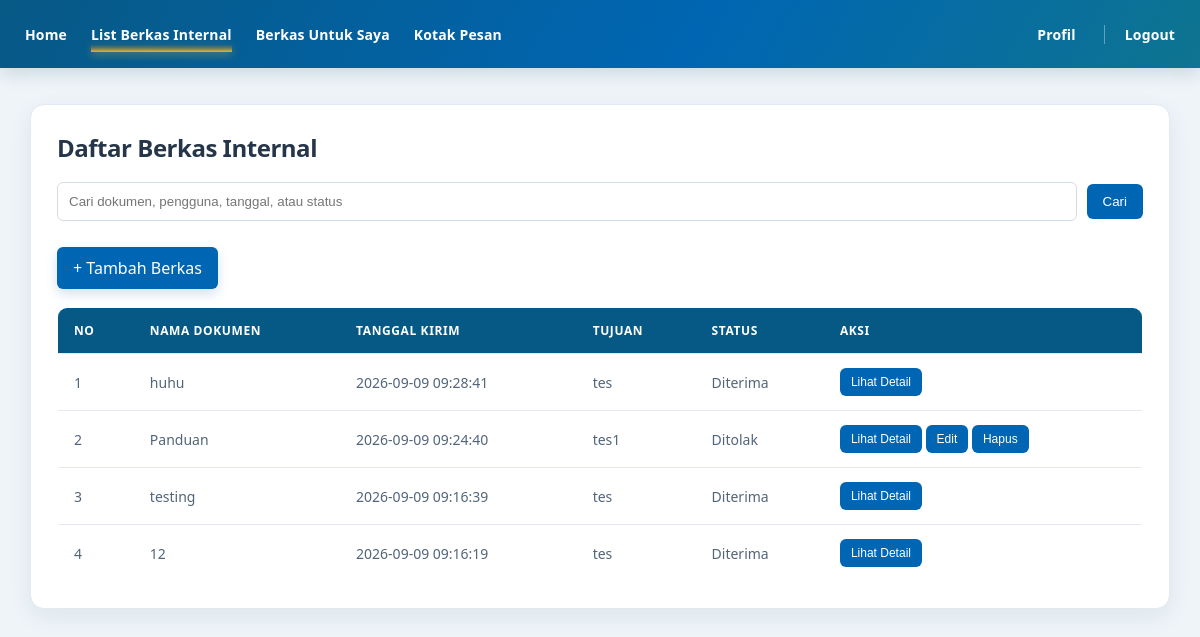
/index.php?aksi=berkas (signed in), run on the app's committed database.
### tables this page shows
CREATE TABLE `berkas` (
  `id_berkas` int NOT NULL,
  `n_dokumen` varchar(255) NOT NULL,
  `tgl_kirim` datetime NOT NULL DEFAULT CURRENT_TIMESTAMP,
  `id_pengirim` int DEFAULT NULL,
  `id_tujuan` int DEFAULT NULL,
  `tujuan_semua` tinyint(1) NOT NULL DEFAULT '0',
  `tgl_terima` datetime DEFAULT NULL,
  `tujuan` varchar(20) DEFAULT NULL,
  `keterangan` text,
  `file_berkas` text,
  `status` enum('Dikirim','Diterima','Ditolak') NOT NULL DEFAULT 'Dikirim'
);

CREATE TABLE `user` (
  `id_user` int NOT NULL,
  `nama` varchar(50) NOT NULL,
  `username` varchar(50) NOT NULL,
  `password` varchar(255) NOT NULL,
  `bagian` varchar(50) NOT NULL,
  `role` enum('admin','pegawai') NOT NULL,
  `hobi` varchar(100) DEFAULT NULL,
  `makanan_favorit` varchar(100) DEFAULT NULL,
  `hewan_favorit` varchar(100) DEFAULT NULL
);

### controller/BerkasController.php (called while the page is built, shortened)
<?php
require_once "model/Berkas.php";
class BerkasController {
    public function index() {
        $model = new Berkas();
        $pencarian = trim($_GET['q'] ?? '');
        $data = $model->tampilData($_SESSION['id_user'], $pencarian);
        $user = $model->tampilUser();
        require_once "views/list_berkas.php";
    }
}
?>

### model/Berkas.php (called while the page is built, shortened)
<?php
require_once "config/Koneksi.php";
class Berkas {
    private $conn;
    public function __construct() {
        $db = new Koneksi();
        $this->conn = $db->getKoneksi();
        $this->pastikanStrukturBerkas();
    }
    private function pastikanStrukturBerkas() {
        $this->conn->query("ALTER TABLE `berkas`
            MODIFY `status` ENUM('Dikirim', 'Diterima', 'Ditolak')
                NOT NULL DEFAULT 'Dikirim'");
        $this->conn->query("ALTER TABLE `berkas`
            MODIFY `file_berkas` TEXT DEFAULT NULL");
        $this->conn->query("UPDATE `berkas` b
            LEFT JOIN `user` u ON b.id_tujuan = u.id_user
            SET b.id_tujuan = NULL
            WHERE b.id_tujuan IS NOT NULL AND u.id_user IS NULL");
        $this->ubahAksiHapusPengirim();
        $this->tambahForeignKeyJikaBelumAda(
            'berkas_pengirim_fk',
            'id_pengirim',
            'user',
            'id_user'
        );
        $this->tambahForeignKeyJikaBelumAda(
            'berkas_tujuan_fk',
            'id_tujuan',
            'user',
            'id_user'
        );
    }
    private function tambahForeignKeyJikaBelumAda($nama, $kolom, $tabelReferensi, $kolomReferensi) {
        $stmt = $this->conn->prepare("SELECT CONSTRAINT_NAME
            FROM information_schema.KEY_COLUMN_USAGE
            WHERE TABLE_SCHEMA = DATABASE()
            AND TABLE_NAME = 'berkas'
            AND COLUMN_NAME = ?
            AND REFERENCED_TABLE_NAME IS NOT NULL
            LIMIT 1");
        $stmt->bind_param("s", $kolom);
        $stmt->execute();
        if ($stmt->get_result()->num_rows === 0) {
            $this->conn->query("ALTER TABLE `berkas`
                ADD CONSTRAINT `$nama`
                FOREIGN KEY (`$kolom`) REFERENCES `$tabelReferensi` (`$kolomReferensi`)
                ON DELETE SET NULL ON UPDATE CASCADE");
        }
    }
    private function ubahAksiHapusPengirim() {
        $stmt = $this->conn->prepare("SELECT CONSTRAINT_NAME
            FROM information_schema.KEY_COLUMN_USAGE
            WHERE TABLE_SCHEMA = DATABASE()
            AND TABLE_NAME = 'berkas'
            AND COLUMN_NAME = 'id_pengirim'
            AND REFERENCED_TABLE_NAME = 'user'
            LIMIT 1");
        $stmt->execute();
        $fk = $stmt->get_result()->fetch_assoc();
        $namaFk = str_replace('`', '', $fk['CONSTRAINT_NAME']);
        $aturan = $this->conn->prepare("SELECT DELETE_RULE
            FROM information_schema.REFERENTIAL_CONSTRAINTS
            WHERE CONSTRAINT_SCHEMA = DATABASE() AND CONSTRAINT_NAME = ?");
        $aturan->bind_param("s", $namaFk);
        $aturan->execute();
        $dataAturan = $aturan->get_result()->fetch_assoc();
        $this->conn->query("ALTER TABLE `berkas` DROP FOREIGN KEY `$namaFk`");
        $this->conn->query("ALTER TABLE `berkas`
            ADD CONSTRAINT `berkas_pengirim_fk`
            FOREIGN KEY (`id_pengirim`) REFERENCES `user` (`id_user`)
            ON DELETE RESTRICT ON UPDATE CASCADE");
    }
    private function buatTabelKomentar() {
        $this->conn->query("CREATE TABLE IF NOT EXISTS komentar_berkas (
            id_komentar INT NOT NULL AUTO_INCREMENT,
            id_berkas INT NOT NULL,
            id_user INT NOT NULL,
            komentar TEXT NOT NULL,
            dibuat_pada TIMESTAMP NOT NULL DEFAULT CURRENT_TIMESTAMP,
            PRIMARY KEY (id_komentar),
            INDEX (id_berkas),
            INDEX (id_user)
        ) ENGINE=InnoDB DEFAULT CHARSET=utf8mb4");
    }
    private function buatTabelPesan() {
        $this->conn->query("CREATE TABLE IF NOT EXISTS pesan_berkas (
            id_pesan INT NOT NULL AUTO_INCREMENT,
            id_berkas INT NOT NULL,
            id_pengirim INT NOT NULL,
            id_penerima INT NOT NULL,
            jenis VARCHAR(30) NOT NULL,
            pesan TEXT NOT NULL,
            sudah_dibaca TINYINT(1) NOT NULL DEFAULT 0,
            dibuat_pada TIMESTAMP NOT NULL DEFAULT CURRENT_TIMESTAMP,
            PRIMARY KEY (id_pesan),
            INDEX (id_penerima),
            INDEX (id_berkas)
        ) ENGINE=InnoDB DEFAULT CHARSET=utf8mb4");
    }
    public function tampilData($id_user, $pencarian = '') {
        $sql = "SELECT berkas.*,
                pengirim.nama AS nama_pengirim,
                penerima.nama AS nama_penerima
                FROM berkas
                JOIN `user` pengirim
                ON berkas.id_pengirim = pengirim.id_user
                LEFT JOIN `user` penerima
                ON berkas.id_tujuan = penerima.id_user
                WHERE (berkas.id_tujuan = ?
                OR berkas.id_pengirim = ?)";
        $sql .= "
                ORDER BY berkas.id_berkas DESC";
        $stmt = $this->conn->prepare($sql);
        if ($pencarian !== '') {
            $kataKunci = "%" . $pencarian . "%";
            $stmt->bind_param(
                "iisssss",
                $id_user,
                $id_user,
                $kataKunci,
                $kataKunci,
                $kataKunci,
                $kataKunci,
                $kataKunci
            );
        } else {
            $stmt->bind_param("ii", $id_user, $id_user);
        }
        $stmt->execute();
        $hasil = $stmt->get_result();
        $data = [];
        while ($row = $hasil->fetch_assoc()) {
            $data[] = $row;
        }
        return $data;
    }
    public function tampilUser() {
        $sql = "SELECT * FROM `user`
                ORDER BY nama ASC";
        $hasil = $this->conn->query($sql);
        $data = [];
        while ($row = $hasil->fetch_assoc()) {
            $data[] = $row;
        }
        return $data;
    }
}
?>

### config/Koneksi.php (called while the page is built, shortened)
<?php
class Koneksi {
    public function getKoneksi() {
        $koneksi = new mysqli("localhost", "root", "", "e-berkas");
        $koneksi->query("SET time_zone = '+07:00'");
        return $koneksi;
    }
}
?>

### views/list_berkas.php (the view, shortened to what this page needs)
<!DOCTYPE html>
<html>
<head>
    <link rel="stylesheet" href="views/css/style.css?v=3">
</head>
<body>
    <div class="navbar">
        <a href="index.php?aksi=home">Home</a>
        <a class="active" aria-current="page" href="index.php?aksi=berkas">List Berkas Internal</a>
        <a href="index.php?aksi=penerima">Berkas Untuk Saya</a>
        <a href="index.php?aksi=kotakPesan">Kotak Pesan</a>
        <span>
            <a href="index.php?aksi=profile">Profil</a>
            <a href="index.php?aksi=logout">Logout</a>
        </span>
    </div>
    <div class="container">
        <div class="box">
            <h2>Daftar Berkas Internal</h2>
            <form class="search-form" action="index.php" method="GET">
                <input type="search" name="q" value="<?php echo htmlspecialchars($pencarian); ?>"
                    placeholder="Cari dokumen, pengguna, tanggal, atau status">
                <button type="submit">Cari</button>
            </form>
            <a class="btn" href="index.php?aksi=tambah">+ Tambah Berkas</a>
            <table>
                <tr>
                    <th>No</th>
                    <th>Nama Dokumen</th>
                    <th>Tanggal Kirim</th>
                    <th>Tujuan</th>
                    <th>Status</th>
                    <th>Aksi</th>
                </tr>
                <?php $no = 1; ?>
                <?php foreach ($data as $row) { ?>
                    <tr class="recipient-row">
                        <td><?php echo $no++; ?></td>
                        <td><?php echo htmlspecialchars($row['n_dokumen']); ?></td>
                        <td><?php echo htmlspecialchars($row['tgl_kirim']); ?></td>
                        <td>
                            <?php echo htmlspecialchars($row['nama_penerima'] ?? '-'); ?>
                        </td>
                        <td>
                            <?php if ($row['status'] === 'Ditolak') { ?>
                                Ditolak
                            <?php } elseif ($row['belum_dapat_diterima']) { ?>
                                Belum dapat diterima
                            <?php } elseif ($row['tgl_terima'] === null) { ?>
                                Belum diterima
                            <?php } else { ?>
                                Diterima
                            <?php } ?>
                        </td>
                        <td>
                            <button type="button" class="detail-toggle"
                                aria-expanded="false"
                                onclick="toggleDetail(<?php echo $row['id_berkas']; ?>, this)">
                                Lihat Detail
                            </button>
                            <?php if ($row['id_pengirim'] == $_SESSION['id_user']) { ?>
                                <button type="button" class="detail-toggle"
                                    onclick="location.href='index.php?aksi=edit&id=<?= $row['id_berkas']; ?>'">
                                    Edit
                                </button>
                                <button type="button" class="detail-toggle"
                                    onclick="if(confirm('Yakin ingin menghapus berkas ini?')) location.href='index.php?aksi=hapus&id=<?= $row['id_berkas']; ?>'">
                                    Hapus
                                </button>
                            <?php } ?>
                        </td>
                    </tr>
                <?php } ?>
            </table>
        </div>
    </div>
</body>
</html>

### views/css/style.css (style rules this page uses)
* { box-sizing: border-box; }
body { margin: 0; font-family: "Segoe UI", Arial, sans-serif; background: #eef4f8; color: #26364a; animation: muncul 0.5s ease; }
.navbar { display: flex; align-items: center; min-height: 68px; background: linear-gradient(120deg, #075985, #0066b3 58%, #0e7490); padding: 16px max(25px, calc((100% - 1200px) / 2)); color: white; box-shadow: 0 4px 18px rgba(8, 73, 107, 0.18); }
.navbar a { display: inline-block; color: white; text-decoration: none; margin-right: 24px; font-size: 14px; font-weight: 600; letter-spacing: 0.01em; position: relative; z-index: 1; transition: transform 0.2s ease, opacity 0.2s ease; }
.navbar a.active { color: #fbbf24 opacity: 1; }
.navbar a.active::after { content: ""; position: absolute; bottom: -8px; left: 0; right: 0; height: 8px;/ border-radius: 6px; background: linear-gradient( to top, rgba(251, 191, 36, 0.9) 0%, rgba(245, 158, 11, 0.4) 50%, rgba(251, 191, 36, 0) 100% ); box-shadow: 0 3px 8px rgba(251, 191, 36, 0.3); }
.navbar span { margin-left: auto; }
.navbar span a:last-child { margin-right: 0; padding-left: 20px; border-left: 1px solid rgba(255, 255, 255, 0.35); }
.container { padding: 36px 30px 48px; max-width: 1200px; margin: auto; }
.box { background: white; padding: 26px; border: 1px solid #e1eaf1; border-radius: 14px; box-shadow: 0 8px 24px rgba(25, 61, 87, 0.07); animation: naik 0.6s ease; }
.box h2 { margin-top: 0; margin-bottom: 10px; font-size: 24px; letter-spacing: -0.02em; }
.container > .box > table { border: 1px solid #e1eaf1; border-radius: 10px; overflow: hidden; }
.container > .box > .btn { margin-top: 8px; box-shadow: 0 5px 12px rgba(0, 102, 179, 0.18); }
.container > .box > .btn::first-letter { font-size: 16px; }
.search-form { display: flex; align-items: center; gap: 10px; margin: 18px 0; }
.search-form input { min-width: 0; margin: 0; }
.search-form button, .search-form .btn { flex-shrink: 0; }
input,select, textarea { width: 100%; padding: 11px; margin: 7px 0 15px; border: 1px solid #d5dce5; border-radius: 6px; background: #fff; transition: 0.3s; }
button, .btn { display: inline-block; padding: 10px 16px; background: #0066b3; color: white; border: none; text-decoration: none; border-radius: 6px; cursor: pointer; transition: 0.3s; }
table { width: 100%; border-collapse: collapse; margin-top: 18px; overflow: hidden; animation: tabel 0.7s ease; }
th, td { padding: 14px 16px; border-bottom: 1px solid #e5e9ef; text-align: left; }
th { background: #075985; color: white; font-size: 12px; letter-spacing: 0.05em; text-transform: uppercase; }
td { background: white; color: #526579; font-size: 14px; }
tr { transition: 0.2s; }
a { color: #0066b3; transition: 0.2s; }
.recipient-row { cursor: pointer; }
.recipient-row td { vertical-align: middle; }
.detail-toggle { padding: 7px 11px; font-size: 12px; white-space: nowrap; }
h1, h2, h3 { color: #26364a; }

### data on the page
berkas: n_dokumen "huhu", tgl_kirim "2026-09-09 09:28:41", id_tujuan.nama "tes", status "Diterima"
berkas: n_dokumen "Panduan", tgl_kirim "2026-09-09 09:24:40", id_tujuan.nama "tes1", status "Ditolak"
berkas: n_dokumen "testing", tgl_kirim "2026-09-09 09:16:39", id_tujuan.nama "tes", status "Diterima"
berkas: n_dokumen "12", tgl_kirim "2026-09-09 09:16:19", id_tujuan.nama "tes", status "Diterima"
